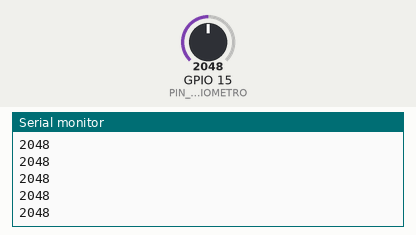
Recording of a sketch running on a simulated ESP32. Parts: the last lines printed to the serial monitor. The inputs (shaded band) are chosen by the test bench; at power-on: GPIO 15 (PIN_POTENCIOMETRO) = 2048 (analog values on the 0–4095 scale).

Above: at 2.2 s.
2.3 s: GPIO 15 (PIN_POTENCIOMETRO) set to 2866
At 2.8 s:
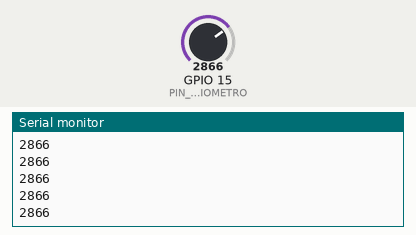
3.8 s: GPIO 15 (PIN_POTENCIOMETRO) set to 3603
At 4.3 s:
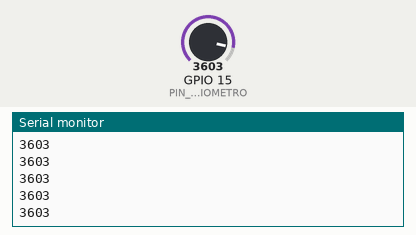
Timing chart, 0 to 6.8 s (numbered marks = the images above; inputs shaded):
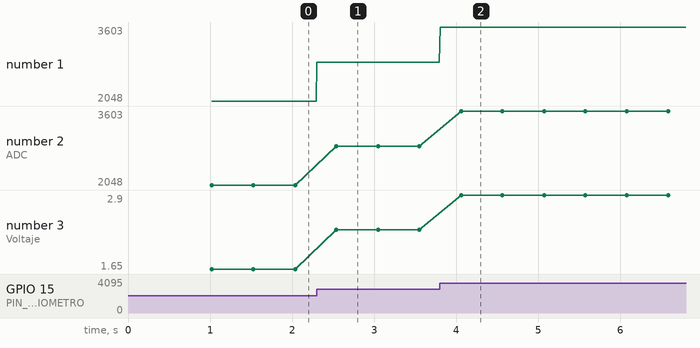

The sketch:

Ejercicio1lab.ino
```cpp
/**
 * Laboratorio IoT - Prueba ADC con Potenciómetro
 * Con verificación de configuración de placa
 */

#ifdef ESP32
  #include <esp32-hal-adc.h>
  #define PIN_POTENCIOMETRO 15
#else
  #error "Este código SOLO funciona en ESP32. Por favor selecciona una placa ESP32 (Tools > Board > ESP32 Arduino)"
#endif

void setup() {
  Serial.begin(115200);
  delay(1000); // Esperar a que el serial se inicie

  Serial.println("\n\n=================================");
  Serial.println("VERIFICACIÓN DE CONFIGURACIÓN");
  Serial.println("=================================");

  // Verificar que estamos en ESP32
  #ifdef ESP32
    Serial.println("Placa correcta: ESP32 detectado");
  #else
    Serial.println("ERROR: No es una placa ESP32");
    Serial.println("Ve a Herramientas > Placa > ESP32 Arduino y selecciona tu modelo");
    while(1); // Detener ejecución
  #endif

  // Verificar configuración del ADC
  analogReadResolution(12);
  analogSetAttenuation(ADC_11db);

  Serial.println("ADC configurado: 12 bits, 0-3.3V");
  Serial.println("---------------------------------");
  Serial.println("Conecta el potenciómetro al GPIO34");
  Serial.println("Gira el potenciómetro para ver los valores");
  Serial.println("=================================\n");
}

void loop() {
  int valorAdc = analogRead(PIN_POTENCIOMETRO);
  float voltaje = (valorAdc * 3.3) / 4095.0;

  // Formato para Serial Plotter (solo número)
  Serial.println(valorAdc);

  // También mostrar cada 500ms en formato texto
  static unsigned long lastPrint = 0;
  if (millis() - lastPrint > 500) {
    lastPrint = millis();
    Serial.print("📊 ADC: ");
    Serial.print(valorAdc);
    Serial.print(" | Voltaje: ");
    Serial.print(voltaje, 2);
    Serial.println("V");
  }

  delay(10); // Pequeña pausa
}
```

Measured:
- after the input at 2.3 s, the serial monitor: prints a new line at once (image 1)
- after the input at 3.8 s, the serial monitor: prints a new line at once (image 2)
- plotted number 1: 2048 → 2866 after the input at 2.3 s, 2866 → 3603 after the input at 3.8 s
- plotted number 2: 2048 → 2866 after the input at 2.3 s, 2866 → 3603 after the input at 3.8 s
- plotted number 3: 1.65 → 2.31 after the input at 2.3 s, 2.31 → 2.9 after the input at 3.8 s
